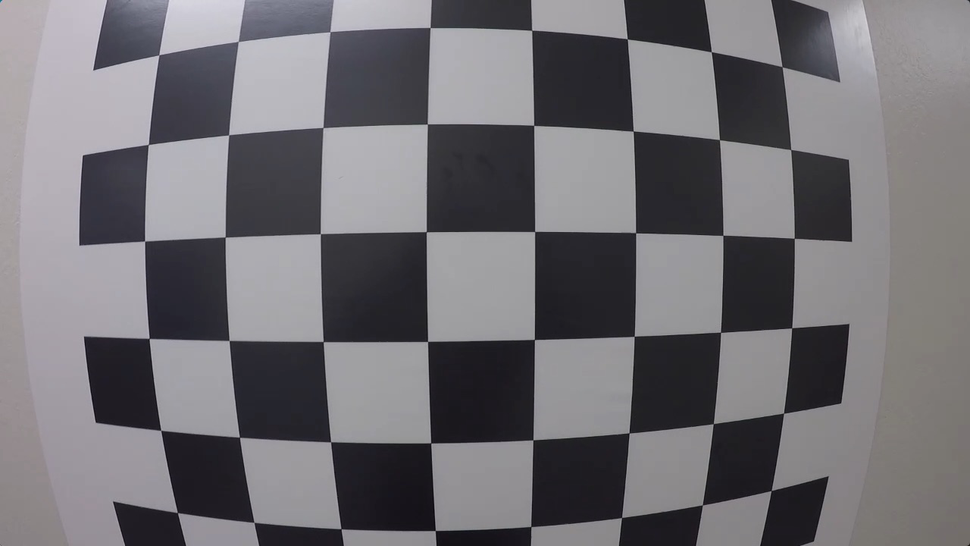
#> input picture images/calibration_test.png, 970 x 546 px, shrunk from 1280 x 720 before the run
$ jupyter execute 11_Camera_calibration.ipynb   (shell and % lines are left out)
#> lines starting #> are read from the running program, lines starting #| are printed output that depends on the picture; after the words box and inside, x2 and y2 are one past the last pixel; in counts of white or black regions, pixels touching at a corner belong together
## Camera Calibration

### Finding corners:

[cell 1]
import numpy as np
import cv2
import matplotlib.pyplot as plt
import matplotlib.image as mpimg
import glob

[cell 2]
# prepare object points
nx = 8 #the number of inside corners in x
ny = 6 #the number of inside corners in y

# Make a list of calibration images
fname = 'images/calibration_test.png'
img = cv2.imread(fname)
#> img is the input picture: shape (546, 970, 3); mean B, G, R 115.4, 110.9, 112.9

# Convert to grayscale
gray = cv2.cvtColor(img, cv2.COLOR_BGR2GRAY)

# Find the chessboard corners
ret, corners = cv2.findChessboardCorners(gray, (nx, ny), None)
#> ret = True; corners = 48 rows, first 8: [158.8, 54.89], [236, 43], [330, 31.7], [430.2, 27.51], [531.7, 30.32], [627.2, 38.84], [711.3, 51.7], [782.1, 66.7]

# If found, draw corners
if ret == True:
    # Draw and display the corners
    cv2.drawChessboardCorners(img, (nx, ny), corners, ret)
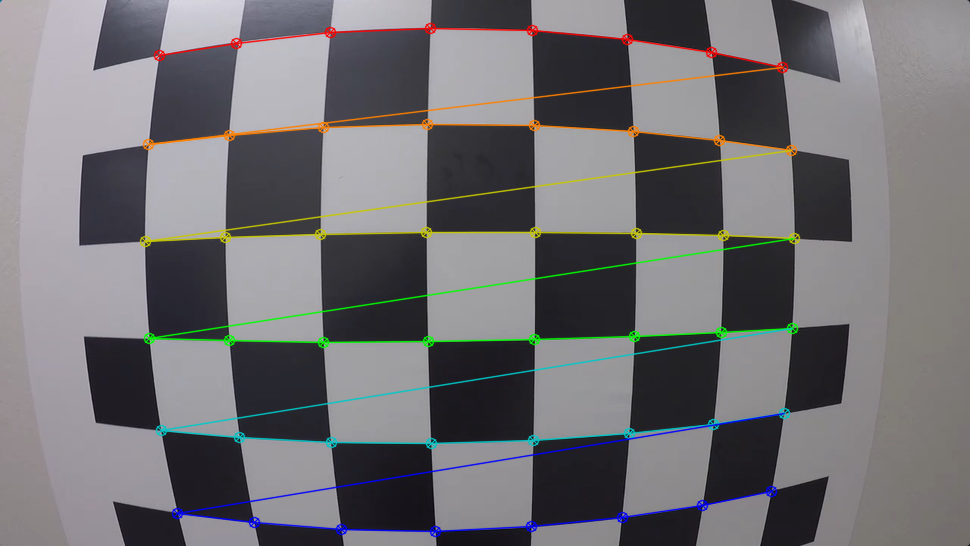
#> img: shape (546, 970, 3); 4.57% of pixels changed, all inside (x1, y1, x2, y2) = (139, 22, 801, 538)
    plt.imshow(img)

Camera Calibration with OpenCV
===

### Run the code in the cell below to extract object points and image points for camera calibration.

[cell 3]

# prepare object points, like (0,0,0), (1,0,0), (2,0,0) ....,(6,5,0)
objp = np.zeros((6*8,3), np.float32)
objp[:,:2] = np.mgrid[0:8, 0:6].T.reshape(-1,2)

# Arrays to store object points and image points from all the images.
objpoints = [] # 3d points in real world space
imgpoints = [] # 2d points in image plane.

# Make a list of calibration images
images = glob.glob('images/camera_calibration/GO*.jpg')

# Step through the list and search for chessboard corners
for idx, fname in enumerate(images):
    img = cv2.imread(fname)
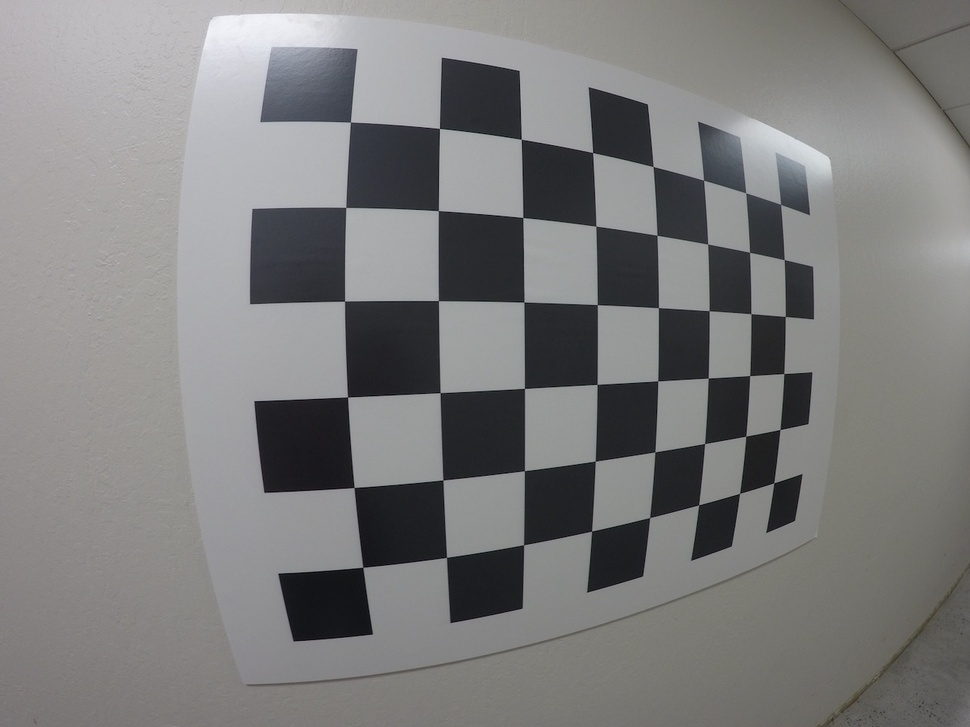
#> input picture images/camera_calibration/GOPR0032.jpg, 970 x 727 px, shrunk from 1280 x 960 before the run
#> img is the input picture: shape (727, 970, 3); mean B, G, R 124.7, 124.9, 125.1
    gray = cv2.cvtColor(img, cv2.COLOR_BGR2GRAY)
#> gray: shape (727, 970)

    # Find the chessboard corners
    ret, corners = cv2.findChessboardCorners(gray, (8,6), None)
#> corners = 48 rows, first 8: [350.4, 122], [439.4, 128.4], [521.3, 139.2], [592.7, 152.7], [653.1, 166.5], [703.6, 180.2], [745.7, 192.7], [780.6, 204.5]

    # If found, add object points, image points
    if ret == True:
        objpoints.append(objp)
        imgpoints.append(corners)

        # Draw and display the corners
        cv2.drawChessboardCorners(img, (8,6), corners, ret)
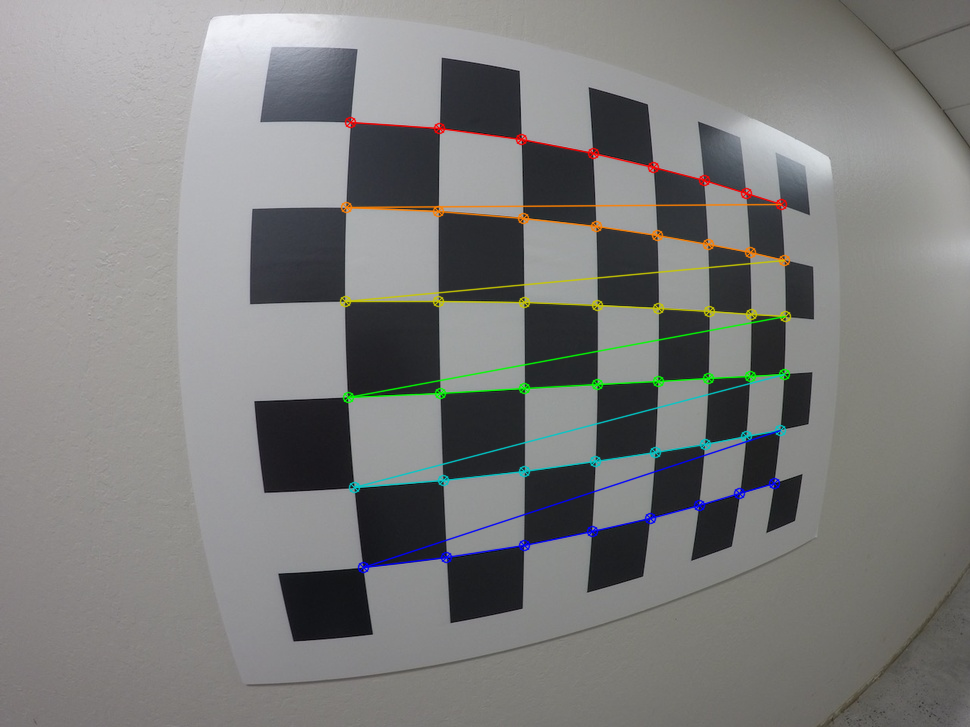
#> img: shape (727, 970, 3); 2.55% of pixels changed, all inside (x1, y1, x2, y2) = (339, 116, 792, 574)
        #write_name = 'corners_found'+str(idx)+'.jpg'
        #cv2.imwrite(write_name, img)
        cv2.imshow('img', img)
        cv2.waitKey(500)
#> pass 2 of the loop `for idx, fname in enumerate(images):`:
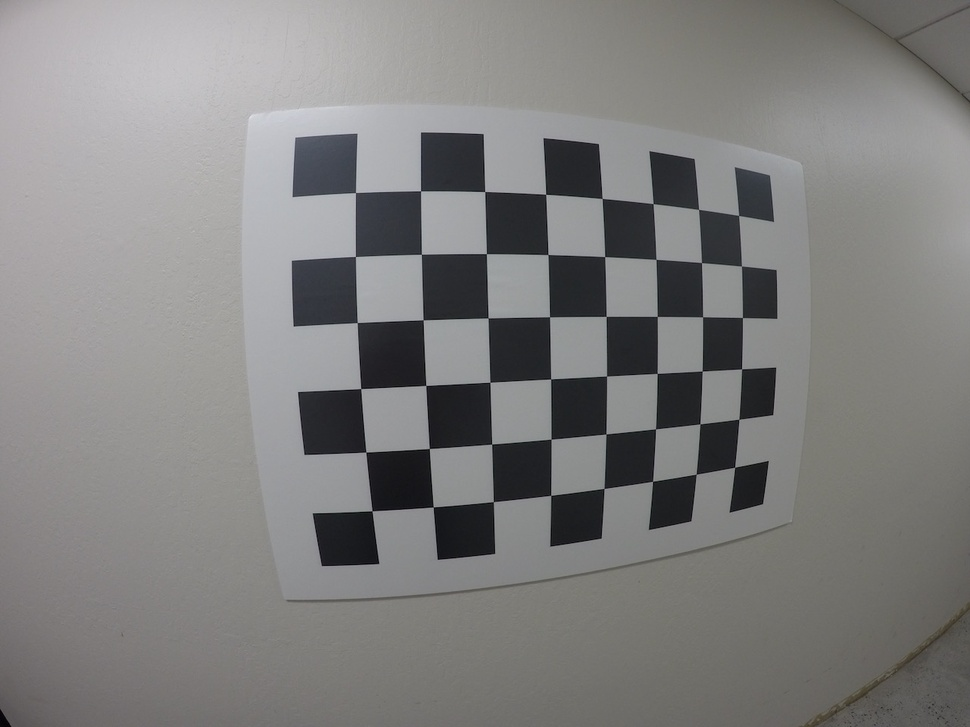
#> input picture images/camera_calibration/GOPR0033.jpg, 970 x 727 px, shrunk from 1280 x 960 before the run
#> img is the input picture: shape (727, 970, 3); mean B, G, R 126.8, 127.5, 128.1
#> `ret, corners = cv2.findChessboardCorners(gray, (8,6), None)`: corners = 48 rows, first 8: [355.5, 192.5], [420.6, 190.9], [484.7, 191.5], [545.7, 194.3], [602.2, 198.4], [653.1, 203.8], [698.6, 209.4], [738.6, 215.4]
#> `cv2.drawChessboardCorners(img, (8,6), corners, ret)`:
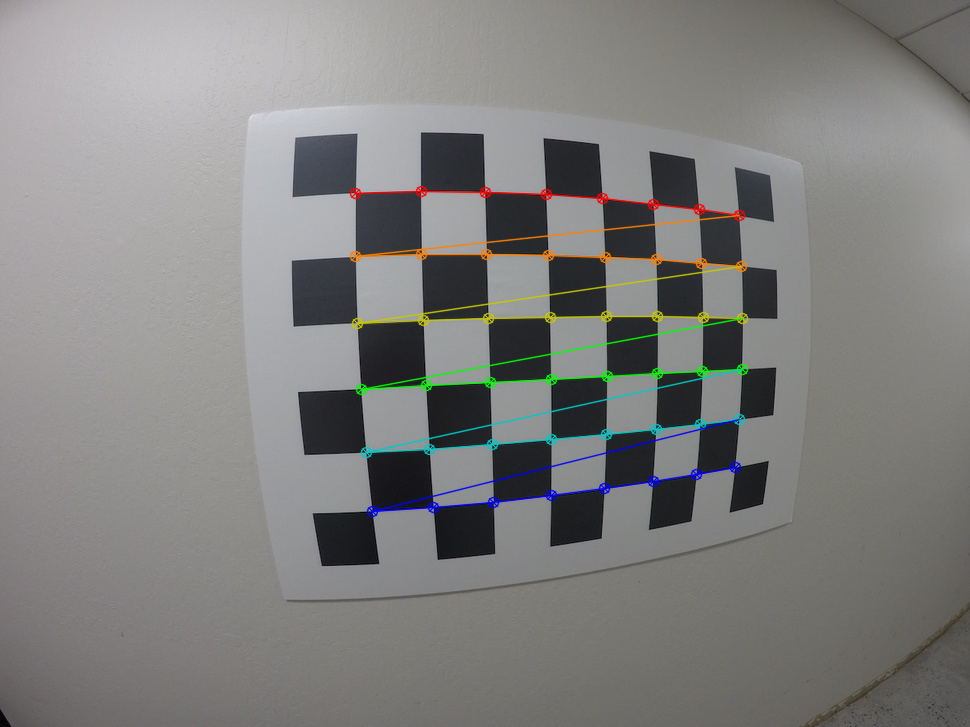
#> img: shape (727, 970, 3); 2.31% of pixels changed, all inside (x1, y1, x2, y2) = (349, 185, 749, 518)
#> pass 3 of the loop `for idx, fname in enumerate(images):`:
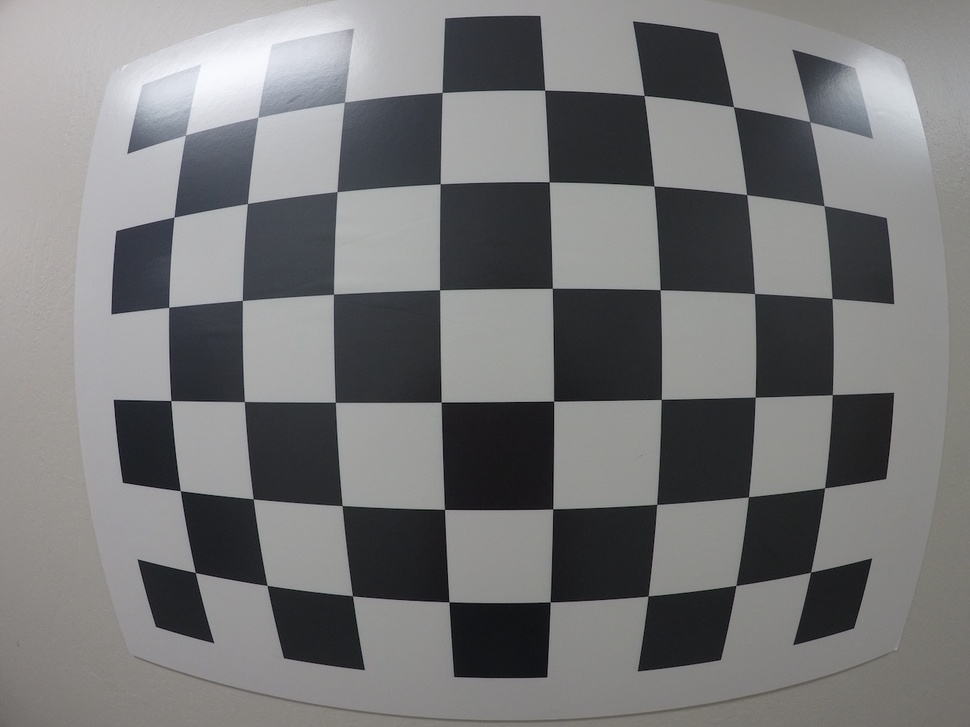
#> input picture images/camera_calibration/GOPR0034.jpg, 970 x 727 px, shrunk from 1280 x 960 before the run
#> img is the input picture: shape (727, 970, 3); mean B, G, R 120, 119.2, 119.1
#> `ret, corners = cv2.findChessboardCorners(gray, (8,6), None)`: corners = 48 rows, first 8: [185.6, 135.2], [257.6, 117.4], [344.6, 102.1], [442, 92.41], [544.9, 90.04], [644, 95.44], [733.6, 106.9], [810.3, 122.3]
#> `cv2.drawChessboardCorners(img, (8,6), corners, ret)`:
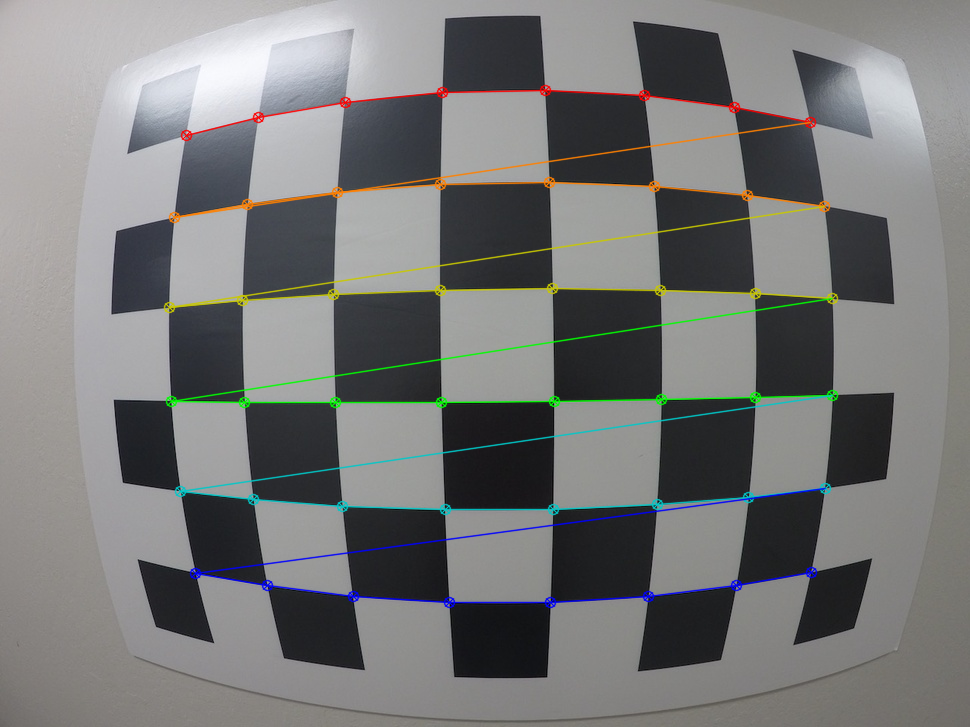
#> img: shape (727, 970, 3); 3.48% of pixels changed, all inside (x1, y1, x2, y2) = (163, 84, 839, 609)

cv2.destroyAllWindows()

### If the above cell ran sucessfully, you should now have `objpoints` and `imgpoints` needed for camera calibration.  Run the cell below to calibrate, calculate distortion coefficients, and test undistortion on an image!

[cell 4]
import pickle

# Test undistortion on an image
img = cv2.imread('images/camera_calibration/test_image.jpg')
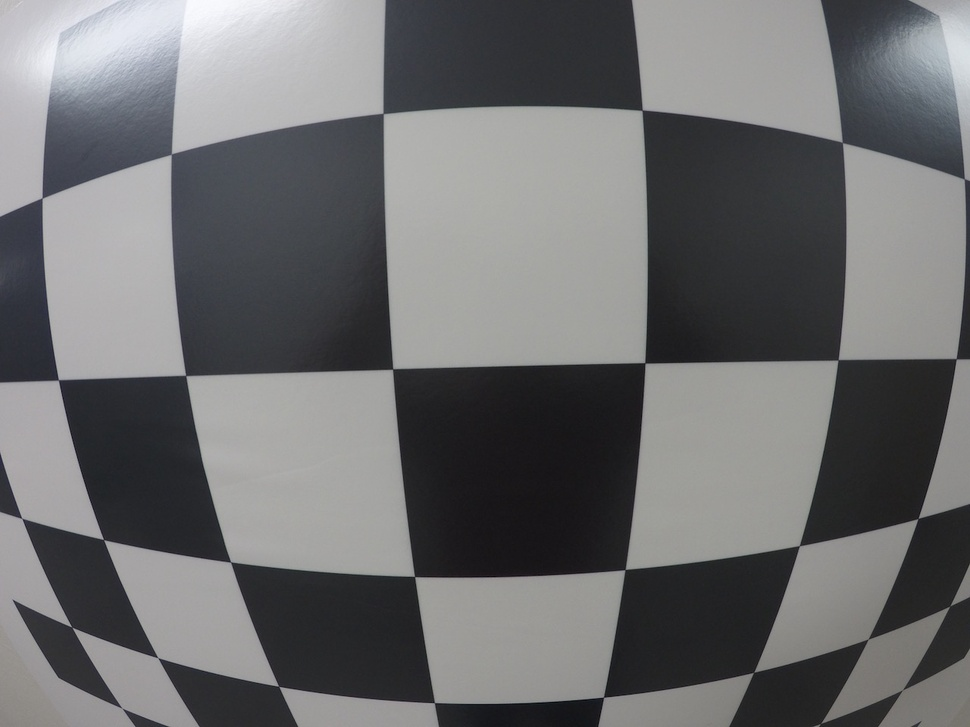
#> input picture images/camera_calibration/test_image.jpg, 970 x 727 px, shrunk from 1280 x 960 before the run
#> img is the input picture: shape (727, 970, 3); mean B, G, R 110.7, 109.5, 109.1
img_size = (img.shape[1], img.shape[0])
#> img_size = (970, 727)

# Do camera calibration given object points and image points
ret, mtx, dist, rvecs, tvecs = cv2.calibrateCamera(objpoints, imgpoints, img_size,None,None)
#> ret = 0.315; mtx = [[424.5, 0, 493.1], [0, 424.8, 379.2], [0, 0, 1]]; dist = [[-0.253, 0.0893, -0.00083, 0.000895, -0.0178]]; rvecs = ([0.0931, -0.324, -0.0257], [0.114, -0.185, -0.0386], [0.05, 0.0227, -0.0108]); tvecs = ([-1.56, -2.8, 4.04], [-2.1, -2.83, 5.95], [-3.5, -2.76, 3.69])


dst = cv2.undistort(img, mtx, dist, None, mtx)
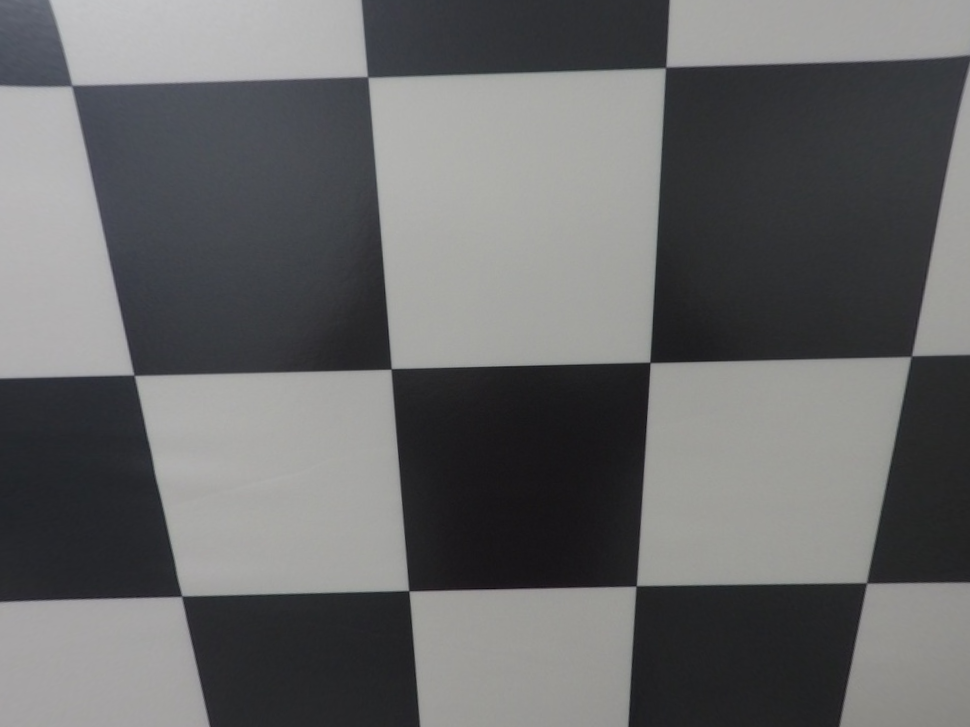
#> dst: shape (727, 970, 3); mean B, G, R 105.2, 104.4, 104
cv2.imwrite('images/camera_calibration/test_undist.jpg',dst)

# Save the camera calibration result for later use (we won't worry about rvecs / tvecs)
dist_pickle = {}
dist_pickle["mtx"] = mtx
dist_pickle["dist"] = dist
pickle.dump( dist_pickle, open( "images/camera_calibration/wide_dist_pickle.p", "wb" ) )
#dst = cv2.cvtColor(dst, cv2.COLOR_BGR2RGB)
# Visualize undistortion
f, (ax1, ax2) = plt.subplots(1, 2, figsize=(20,10))
ax1.imshow(img)
ax1.set_title('Original Image', fontsize=30)
ax2.imshow(dst)
ax2.set_title('Undistorted Image', fontsize=30)
#> figure, not shown here; B, G, R data is drawn as R, G, B
